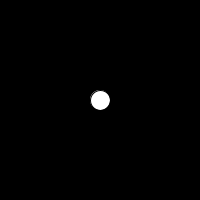
Frame 1 (no input)
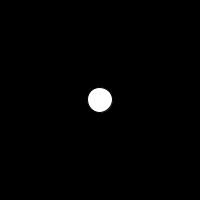
Frame 60 (the mouse pressed at the canvas centre just before this capture)
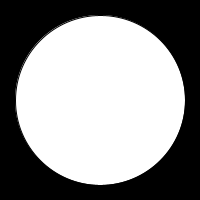
Frame 120 (the mouse held since frame 60 and released just before this capture)

The Processing sketch that drew these frames (run headless with seeded random() and noise(); from frame 60 on, the mouse is pressed at the canvas centre):

// Processing sketch: minuteur_java
// ── minuteur_java.pde
// Adaptation du code source timertest.pde, de Marius Watz
// Publié le 14 août 2006
// http://workshop.evolutionzone.com/2006/08/14/code-timerpde/

/* This little code piece implements a Minuteur class which takes a duration and countdown, 
 and returns a value in the range [0..1] depending on how much of the specified time has elapsed. 
 The variable "fraction" gives the state of the timer, with a value of 0 representing a state 
 in which the timer has not started (i.e. still in countdown interval). A value of 1 means 
 that the countdown is complete and the time specified as duration has elapsed. 
 A fractional value represents how far into the time interval the program has reached.
 
 This is useful for animation in absolute time, regardless of frame rate. 
 The timer's update() function must be called before using the value contained in the "fraction" variable.
 
 */

Minuteur minuteur;

void setup() {
  size(200, 200);
  smooth();
  
  // Initialisation de minuteur avec une durée d’animation de 2.5 secondes,
  // et un délai de 1 seconde avant son exécution.
  minuteur= new Minuteur(2.5, 1);
  
}

void draw() {
  background(0);

  // Mise à jour du minuteur
  minuteur.update();

  // Utilisation de la variable fraction dans une animation
  float diametre = 20 + minuteur.fraction*150;
  ellipse(100, 100, diametre, diametre);
  
  
}

void mousePressed() {
  minuteur = new Minuteur(random(0.1, 1));
}


// ── classe_minuteur.pde
// Timer.pde
// Marius Watz - http://workshop.evolutionzone.com
// Takes a duree and delai given in seconds.
// Returns a value in the range [0..1], 0 representing not departed and 
// 1 representing time interval complete.
 
class Minuteur {
  public long depart,delai,duree,dureeTotale,tempsEcoule;
  public float fraction;
  
  // Input: duree (in seconds)
  public Minuteur(float _dur) {
    duree=(long)round(_dur*1000);
    delai= 0L;
    dureeTotale=duree;
    depart=System.currentTimeMillis();
  }

  // Input: duree and delai (in seconds)
  public Minuteur(float _dur,float _del) {
    duree=(long)round(_dur*1000);
    delai=(long)round(_del*1000);
    dureeTotale=duree+delai;
    depart=System.currentTimeMillis();
  }

  public void update() {
    if(fraction>=1) return;
    tempsEcoule=System.currentTimeMillis()-depart;
    if(tempsEcoule<delai) fraction=0;
    else if(tempsEcoule>dureeTotale) fraction=1;
    else fraction=(float)(tempsEcoule-delai)/(float)duree;
  }
}
